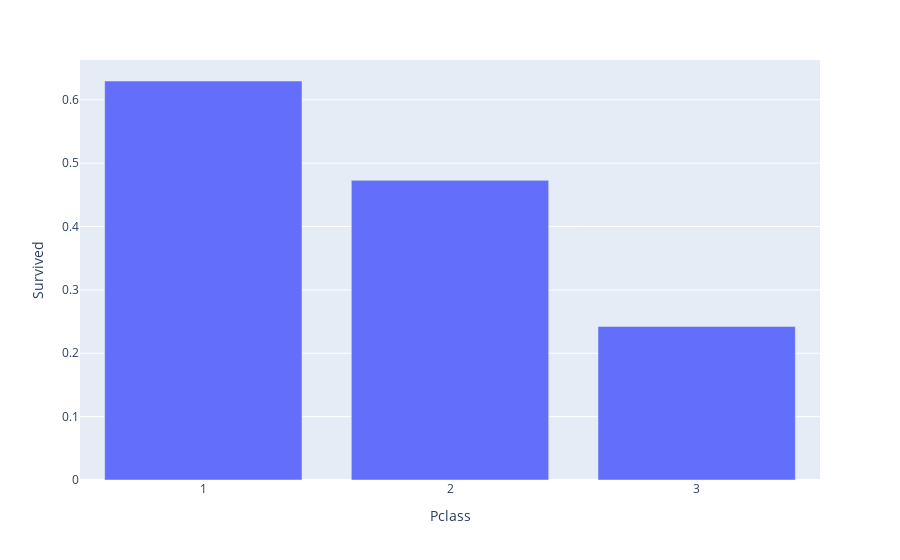

Here is the notebook cell this chart was saved with:
### Code cell
p1 = px.bar(df_t_class, x = 'Pclass', y = 'Survived')
p1.show()

### Figure 1 — Plotly figure (JSON) as saved in the notebook; plotly's stock layout.template omitted (floating-point values rounded to 4 significant figures)
{"data": [{"alignmentgroup": "True", "hovertemplate": "Pclass=%{x}<br>Survived=%{y}<extra></extra>", "legendgroup": "", "marker": {"color": "#636efa"}, "name": "", "offsetgroup": "", "orientation": "v", "showlegend": false, "textposition": "auto", "type": "bar", "x": ["1", "2", "3"], "xaxis": "x", "y": [0.6296, 0.4728, 0.2424], "yaxis": "y"}], "layout": {"barmode": "relative", "legend": {"tracegroupgap": 0}, "margin": {"t": 60}, "xaxis": {"anchor": "y", "domain": [0, 1], "title": {"text": "Pclass"}}, "yaxis": {"anchor": "x", "domain": [0, 1], "title": {"text": "Survived"}}}}
